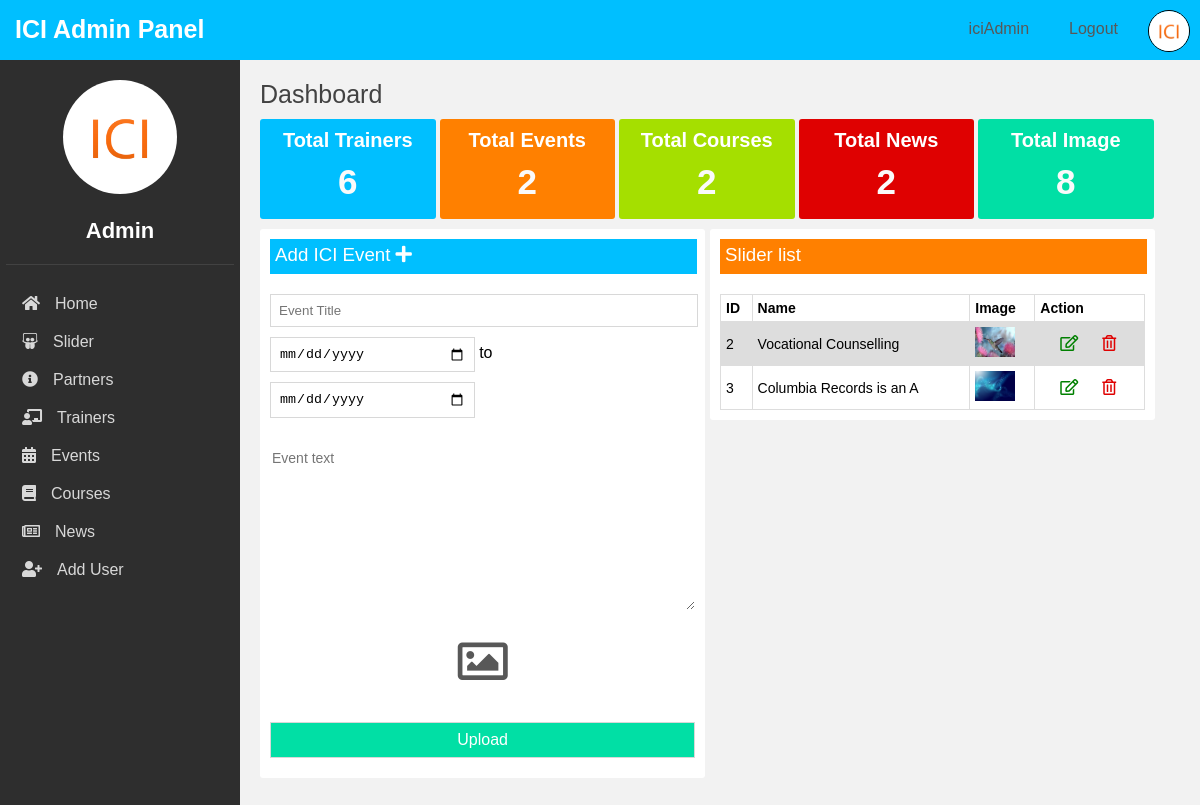
Screenshot of /admin/event.php (signed in) with the database file from the repository.
### tables this page shows
CREATE TABLE `users` (
  `userid` int(11) NOT NULL,
  `username` varchar(255) NOT NULL,
  `userpass` varchar(255) NOT NULL,
  `userpic` varchar(300) NOT NULL,
  `fullname` varchar(300) NOT NULL
);

CREATE TABLE `events` (
  `evenid` int(11) NOT NULL,
  `eventitle` varchar(300) NOT NULL,
  `from_date` datetime NOT NULL,
  `to_date` datetime NOT NULL,
  `evenimg` varchar(255) NOT NULL,
  `ditails` varchar(1000) NOT NULL
);

### admin/conf/class.php (called while the page is built, shortened)
<?php
	class icibd{
		public function userdata($username){
			global $conn;
			$query = $conn->prepare("SELECT * FROM users WHERE  username=? ");
			$query->bindValue(1, $username);
			$query->execute();
			return $query->fetch();
		}
		public function icievents(){
			global $conn ;
			$query = $conn->prepare("SELECT * FROM 	events ");
			$query-> execute();
			return $query->fetchAll ();
		}
	}
?>

### admin/event.php (the view, shortened to what this page needs)
<?php include 'inc/header.php'; ?>
<div class="admincontent">
	<?php include 'inc/desbord.php'; ?>
	<div class="cleft">
		<div class="Sliderlist">
			<h3 class="blu" >Add ICI Event <i class="fas fa-plus"></i> </h3>
			<form id="from" action=" " method="post" enctype="multipart/form-data">
				<input type="text" name="title" placeholder="Event Title">
				<input type="date" name="from" > to
				<input type="date" name="to">
				<textarea name="detalis" rows="8" placeholder="Event text" ></textarea>
				<label for="file"><h2><i class="far fa-image"></i></h2></label>
				<input  class="parple" type="submit" name="event" value="Upload" >
			</form>
		</div>
	</div>
	<div class="cright">
		<div class="Sliderlist">
			<h3 class="orge" >Slider list </h3>
			<table>
				  <tr>
				    <th>ID</th>
				    <th>Name</th>
				    <th>Image</th>
				    <th>Action</th>
				  </tr>
			<?php
				$icievent = new icibd;
				$event = $icievent->icievents();
				foreach ($event as $icievent) {?>
				<tr>
				  	<td><?php echo $icievent['evenid']; ?></td>
				  	<td><?php echo $icievent['eventitle']; ?></td>
				  	<td><img src="../img/blog/<?php echo $icievent['evenimg']; ?>"></td>
				  	<td>
				  		<a href="#"><i class="far fa-edit cgreen"></i></a>
				  		<a href="event.php?eventdelet&$eid=<?php echo $icievent['evenid']; ?>"><i class="far fa-trash-alt cred"></i></a>
				  	</td>
				</tr>
				<?php } ?>
			</table>
		</div>
	</div>
	</div>
</div>
</body>
</html>

### admin/inc/header.php (shortened to what this page needs)
<?php
	include 'conf/conn.php';
	include 'conf/class.php';
?>
<!DOCTYPE html>
<html>
<head>
	<link rel="stylesheet" type="text/css" href="css/style.css">
	<link rel="stylesheet" href="https://use.fontawesome.com/releases/v5.5.0/css/all.css">
</head>
<body>
<div class="cotener">
<div class="header">
	<h1> ICI Admin Panel</h1>
	<ul>
		<?php
		if (isset($_SESSION['username'])) {
			$id = $_SESSION['username'];
			$iciuser = new icibd;
			$data = $iciuser->userdata($id);?>
			<li><img src="img/<?php echo $data['userpic']?>"></li>
			<li><p><a href="logout.php">Logout</a></p></li>
			<li><p><a href=""><?php echo $data['username']?></a></p></li>
	</ul>
</div>
<div class="adminmanu bgcolor">
	<div class="adminprofile">
		<img src="img/<?php echo $data['userpic']?>">
		<h1><?php echo $data['fullname']?></h1>
	</div>
	<div class="nav">
		<ul>
			<li><i class="fas fa-home"></i><a href="index.php">Home</a></li>
			<li><i class="fab fa-slideshare"></i><a href="image.php">Slider</a></li>
			<li><i class="fas fa-info-circle"></i><a href="partner.php">Partners</a></li>
			<li><i class="fas fa-chalkboard-teacher"></i><a href="trainers.php">Trainers</a></li>
			<li><i class="fas fa-calendar-alt"></i><a href="event.php">Events</a></li>
			<li><i class="fas fa-book"></i><a href="cources.php">Courses</a></li>
			<li><i class="far fa-newspaper"></i><a href="news.php">News</a></li>
			<li><i class="fas fa-user-plus"></i><a href="">Add User</a></li>
		</ul>
	</div>
</div>
<?php }	?>

### admin/css/style.css (style rules this page uses)
body { margin:0; padding:0; background-color: #F2F2F2 }
h1,h2,h3,h4,h5,h6,b,p,a { margin: 0; padding: 0; text-decoration: none; color: #585858; font-family: "Trebuchet MS" , Verdana, Helvetica, Sans-Serif !important; }
li { list-style: none;margin: 0; }
ul { margin: 0;padding: 0; }
textarea { width: 99%; padding-top: 20px; border:none; text-align: justify; font-family: arial; line-height: 20px; font-size: 14px; }
table { font-family: arial, sans-serif; border-collapse: collapse; width: 100%; margin-top: 20px; }
table img { width:40px; height: 30px; }
table i { padding-left: 20px; font-size: 16px; }
td, th { border: 1px solid #dddddd; text-align: left; padding: 5px; font-size: 14px; }
tr:nth-child(even) { background-color: #dddddd; }
#from { width: 100%; height: auto; margin-top: 20px; font-family: arial; }
#from input[type=text], input[type=email] { width: 96.5%; margin: 0; padding:8px; border:1px solid #D8D8D8; margin-bottom: 10px; }
#from label h2 { padding: 20px; margin: 0px auto; font-size: 50px; text-align: center; }
#from input[type=date] { width:43.9%; margin: 0; padding:8px; border:1px solid #D8D8D8; margin-bottom: 10px; }
#from input[type=submit] { width:100%; margin: 0; padding:8px; border:1px solid #D8D8D8; margin-bottom: 10px; color: #fff; font-size: 16px; margin-top: 10px; }
.blu { background-color:#00BFFF; }
.orge { background-color: #FF8000; }
.parple { background-color: #01DFA5; }
.cred { color: #DF0101; }
.cgreen { color: green; }
.bgcolor { background-color: #2E2E2E }
.header { width: 100%; height: 60px; overflow: hidden; background-color:#00BFFF; position: fixed; }
.header h1 { color: #fff; padding: 0; margin: 0; padding: 15px; float: left; font-size: 25px; font-family: "Trebuchet MS" , Verdana, Helvetica, Sans-Serif !important; }
.header ul { float: right; }
.header ul li { float: right; margin: 0; padding: 10px; font-family: 'Montserrat', sans-serif; }
.header p { color: #fff; padding: 10px; }
.header ul img { width:40px; border-radius: 100%; border:1px solid #000; }
.admincontent { width: 75%; height: 1000px; padding: 20px; margin-left: 20%; float: left; margin-top: 60px; background-color: none; }
.adminmanu { width:20%; bottom: 0; top: 60px; position: fixed; }
.nav { width: 90%; margin: 0px auto; margin-top: 20px; }
.nav ul { margin: 0; padding: 0; }
.nav ul li { padding:10px; }
.nav ul i { color: #D8D8D8; margin-right:5px; }
.nav ul li a { color: #D8D8D8; font-size: 16px; padding:10px; font-family: arial; }
.adminprofile { width:95%; height: auto; margin: 0px auto; margin-top: 20px; text-align: center; border-bottom: 1px solid #424242; }
.adminprofile img { width:50%; border-radius: 100%; }
.adminprofile h1 { font-size: 22px; color: #fff; padding-top: 20px; padding-bottom: 20px; }
.cleft { float: left; width: 50%; }
.cright { float: left; width: 50%; }
.Sliderlist { width: 94.5%; height: auto; margin-top: 10px; background-color: #fff; border-radius: 3px; padding: 10px; }
.Sliderlist h3 { width: 98%; height: 25px; padding: 5px; margin: 0; color: #fff; font-weight: normal; }

### rows the page displays
users: userpic (placeholder picture), username "iciAdmin", fullname "Admin"
events: evenid "2", eventitle "Vocational Counselling", evenimg (picture)
events: evenid "3", eventitle "Columbia Records is an A", evenimg (picture)

### other values shown
$count "6"
$count "2"
$count "8"
